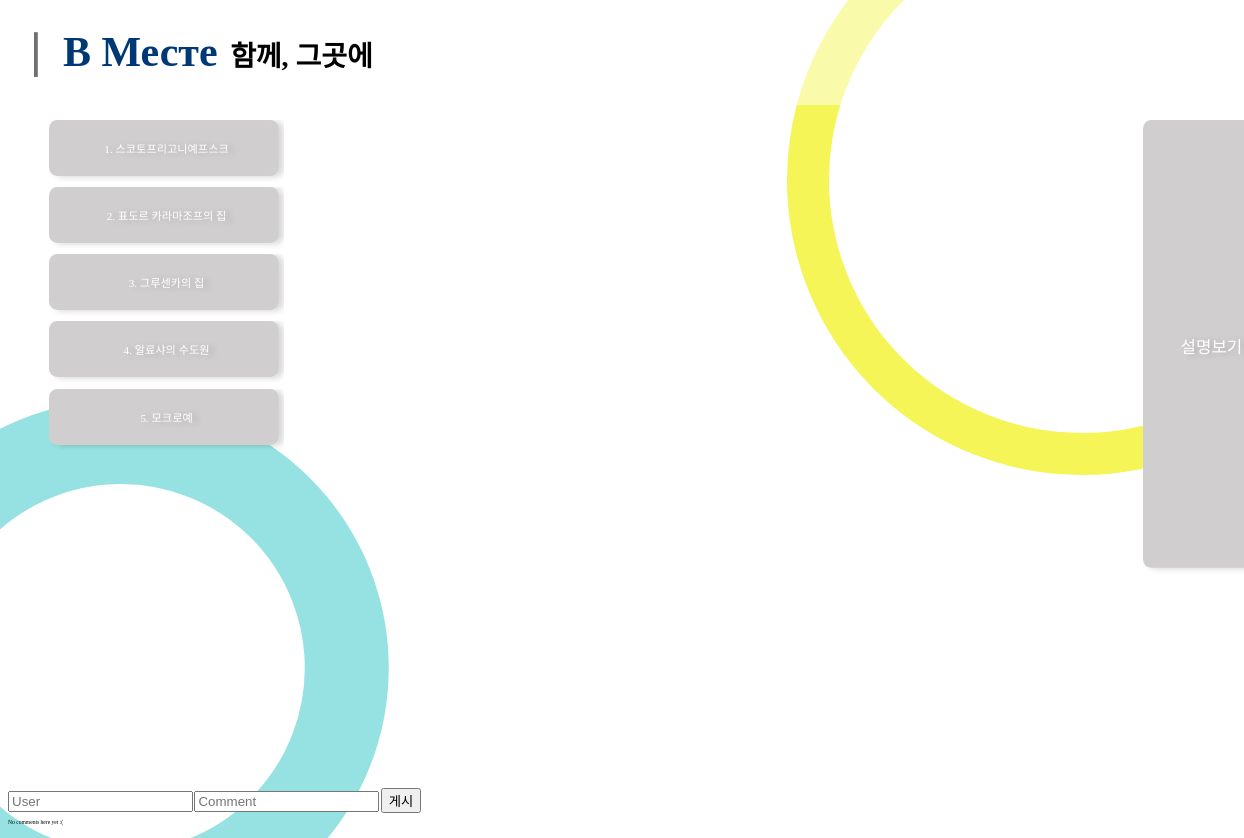
Screenshot of /pieces/5/ with the database file from the repository.
### Bmeste/models.py (models this page shows, shortened)
class Piece_detail(models.Model):
    piece = models.ForeignKey(Piece, on_delete=models.CASCADE,)
    piece_detail = models.CharField(max_length=200, default="",)
    location_lat = models.FloatField(default=0)
    location_lng = models.FloatField(default=0)
    description = models.TextField(max_length=200, default="")

### Bmeste/views.py (the view)
# urls.py: re_path(r'^pieces/(?P<piece_id>\d+)/', views.piece_detail, name='piece_detail'),
def piece_detail(request, piece_id):
    piece = get_object_or_404(Piece, pk=piece_id)
    comments = piece.comments.all()
    context = {'piece': piece, 'comments': comments}
    return render(request, 'Bmeste/piece_detail.html', context)

### Bmeste/templates/Bmeste/piece_detail.html (shortened to what this page needs)
<!doctype html>
{% load static %}
<html>
<head>
    <link href="{% static 'Bmeste/css/styles-pieces_detail.css' %}" rel="stylesheet" type="text/css">
</head>
<body>
	<div>
		<svg class="circle_1">
			<circle id="circle_1" r="40.35rem" cx="40.35rem" cy="40.35rem"></circle>
		</svg>
		<svg class="circle_2">
			<circle id="circle_2" r="48.95rem" cx="48.95rem" cy="48.95rem"></circle>
		</svg>
	</div>
    <header>
        <a href="../../" title="В Месте 홈">
            <svg class="line">
                <rect id="line"></rect>
            </svg>
            <div>
                <h1>В Месте</h1>
                <h2>함께, 그곳에</h2>
            </div>
        </a>
    </header>
    <div class="seperate">
        <div id="map"></div>
        <div id="decription">
            <svg class="box_discript">
                <rect class="box_rect_discript"></rect>
                <text text-anchor="middle"
                    alignment-baseline="middle"
                    x="50%" y="50%"
                    font-size="3rem"
                    fill="#ffffff"
                    filter="drop-shadow(1rem 0.3rem 0.6rem rgba(0, 0, 0, 0.161))">설명보기</text>
            </svg>
        </div>
        <div class="boxes">
        {% for detail in piece.piece_detail_set.all %}
            <div id="container">
                <svg class="box">
                    <rect class="box_rect"></rect>
                    <text text-anchor="middle"
                        alignment-baseline="middle"
                        x="50%" y="50%"
                        font-size="2rem"
                        fill="#ffffff"
                        filter="drop-shadow(1rem 0.3rem 0.6rem rgba(0, 0, 0, 0.161))">{{ forloop.counter }}. {{ detail.piece_detail }}</text>
                </svg>
            </div>
        {% endfor %}
        </div>
    </div>
    <form action="{% url 'Bmeste:c_post' piece.id %}" method="POST">
        <input type="text" name="comment_user" id="comment_user" placeholder="User">
        <input type="text" name="comment_text" id="comment_text" placeholder="Comment">
        <button type="submit">게시</button>
    </form>
    <table class="table table-striped">
    {% for comment in comments %}
    <tr>
        <td>{{ comment.comment_date }}</td>
        <td>{{ comment.comment_user }}</td>
        <td>{{ comment.comment_text|linebreaks }}</td>
    </tr>
    </table>
    {% empty %}
    <p>No comments here yet :(</p>
    {% endfor %}
</body>
</html>

### static/Bmeste/css/styles-pieces_detail.css (style rules this page uses)
body { font-family: SCDReam5; padding-top: 20rem; }
html { font-size: 0.55vh; }
header { width: 100%; padding: 5rem; position: fixed; z-index: 1000; top: 0; left: 0; right: 0; background-color: rgba(255, 255, 255, 0.5); }
header a, a:visited { color: inherit; text-decoration: none; }
.line { display: inline-block; vertical-align: middle; width: 5rem; height: 8rem; padding: 0.75rem 0 0 1rem; }
header div { display: inline-block; vertical-align: middle; }
h1 { margin: 0 2rem 0 0; display: inline-block; font-size: 7.5rem; color: #003876; }
h2 { margin: 0; display: inline-block; font-size: 5rem; }
.circle_1 { position: fixed; overflow: visible; width: 80.7rem; height: 80.7rem; left: -18.7rem; bottom: -10rem; z-index: -1; border-image-slice: 0 0 18.7rem 0; }
.circle_2 { position: fixed; overflow: visible; width: 97.9rem; height: 97.9rem; right: -20rem; top: -16.8rem; z-index: -1; border-image-slice: 16.8rem 0 0; }
.seperate { margin: 0 5rem 0 5rem; justify-items: center; }
.boxes { display: flex; flex-direction: column; align-items: center; overflow: auto; }
#container { width: 82vw; height: 12rem; position: relative; justify-content: center; }
.box { width: 82vw; height: 11rem; position: absolute; cursor: pointer; }
.box_discript { width: 82vw; height: 11rem; position: absolute; cursor: pointer; }
#map { z-index: 500; height: 45vh; width: 100%; margin: 0 0 5rem 0; transition: all 0.4s ease; }
@media (orientation: landscape) { html { font-size: 0.45vw; } }
@media (orientation: landscape) { .seperate { display: grid; grid-template-columns: 2fr 6fr 1fr; grid-template-areas: "left center right"; } }
@media (orientation: landscape) { .boxes { grid-area: left; } }
@media (orientation: landscape) { #container { width: 42rem; } }
@media (orientation: landscape) { .box { width: 42rem; } }
@media (orientation: landscape) { #map { grid-area: center; height: 80vh; width: 100%; } }
@media (orientation: landscape) { .box_discript { width: 11vw; height: 82rem; } }

### rows the page displays
Piece_detail: piece_detail "스코토프리고니예프스크"
Piece_detail: piece_detail "표도르 카라마조프의 집"
Piece_detail: piece_detail "그루센카의 집"
Piece_detail: piece_detail "알료샤의 수도원"
Piece_detail: piece_detail "모크로예"
